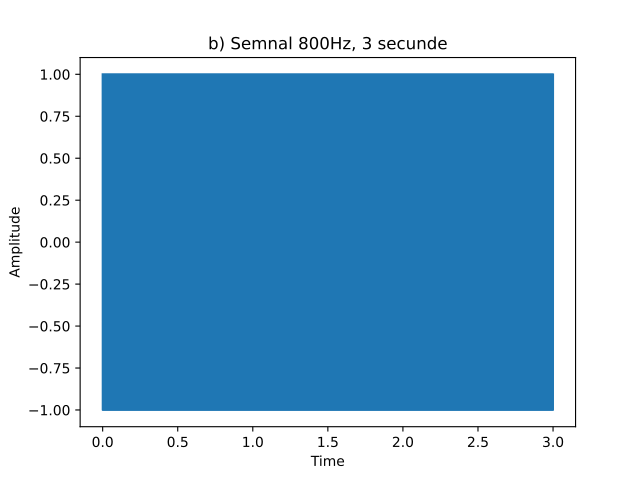

Generate this figure with Python:
import numpy as np
import matplotlib.pyplot as plt
pi=np.pi
def b(t):
    return np.cos(1600*np.pi*t+0)


t=np.arange(0,3,0.00001)

fig, ax = plt.subplots()
ax.plot(t,b(t))
ax.set_title("b) Semnal 800Hz, 3 secunde")
ax.set_xlabel("Time")
ax.set_ylabel("Amplitude")

fig.show()
plt.savefig("b.pdf")
plt.show()
